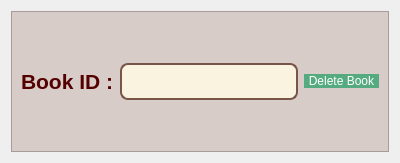
<?xml version="1.0" encoding="UTF-8"?>
<ui version="4.0">
 <class>deleteBook</class>
 <widget class="QDialog" name="deleteBook">
  <property name="geometry">
   <rect>
    <x>0</x>
    <y>0</y>
    <width>400</width>
    <height>163</height>
   </rect>
  </property>
  <property name="windowTitle">
   <string>Dialog</string>
  </property>
  <layout class="QVBoxLayout" name="verticalLayout_2">
   <item>
    <widget class="QFrame" name="frame">
     <property name="styleSheet">
      <string notr="true">   background-color: #D7CCC8; /* bois clair */</string>
     </property>
     <property name="frameShape">
      <enum>QFrame::Shape::StyledPanel</enum>
     </property>
     <property name="frameShadow">
      <enum>QFrame::Shadow::Raised</enum>
     </property>
     <layout class="QVBoxLayout" name="verticalLayout">
      <item>
       <layout class="QHBoxLayout" name="horizontalLayout">
        <item>
         <widget class="QLabel" name="label">
          <property name="styleSheet">
           <string notr="true">font: 14pt &quot;georgia&quot;;
color: #e0777d;</string>
          </property>
          <property name="text">
           <string>&lt;html&gt;&lt;head/&gt;&lt;body&gt;&lt;p&gt;&lt;span style=&quot; font-size:16pt; font-weight:700; color:#550000;&quot;&gt;Book ID :&lt;/span&gt;&lt;/p&gt;&lt;/body&gt;&lt;/html&gt;</string>
          </property>
         </widget>
        </item>
        <item>
         <widget class="QLineEdit" name="ID">
          <property name="styleSheet">
           <string notr="true">QLineEdit {
    background-color: #FAF3E0;
    border: 2px solid #795548;
    border-radius: 8px;
    padding: 6px 10px;
    font-size: 16px;
    color: #4E342E;
    font-weight: bold;
}

QLineEdit:hover {
    border: 2px solid #5D4037;
    background-color: #FFF8E1;
}

QLineEdit:focus {
    border: 2px solid #2E7D32;
    background-color: #FFFFFF;
    font-size: 17px;
}
</string>
          </property>
         </widget>
        </item>
        <item>
         <widget class="QPushButton" name="deleteBookBtn">
          <property name="styleSheet">
           <string notr="true">QPushButton
{ 
	border-radius:15px;
	font: 16pt &quot;georgia&quot;;
	background-color:rgb(85, 170, 127);
	padding : 0 4px;
	border-radius:20px;
	color:white
}


QPushButton:hover:!pressed

{
background:#52b788;
}
</string>
          </property>
          <property name="text">
           <string>Delete Book</string>
          </property>
         </widget>
        </item>
       </layout>
      </item>
     </layout>
    </widget>
   </item>
  </layout>
 </widget>
 <resources/>
 <connections/>
</ui>
